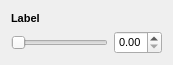
<?xml version="1.0" encoding="UTF-8"?>
<ui version="4.0">
 <class>Form</class>
 <widget class="QWidget" name="Form">
  <property name="geometry">
   <rect>
    <x>0</x>
    <y>0</y>
    <width>173</width>
    <height>65</height>
   </rect>
  </property>
  <property name="windowTitle">
   <string>Form</string>
  </property>
  <layout class="QGridLayout" name="gridLayout">
   <item row="0" column="0">
    <widget class="QLabel" name="label">
     <property name="font">
      <font>
       <pointsize>8</pointsize>
       <bold>true</bold>
      </font>
     </property>
     <property name="text">
      <string>Label</string>
     </property>
    </widget>
   </item>
   <item row="1" column="0">
    <widget class="QSlider" name="slider">
     <property name="font">
      <font>
       <pointsize>8</pointsize>
      </font>
     </property>
     <property name="maximum">
      <number>100</number>
     </property>
     <property name="orientation">
      <enum>Qt::Horizontal</enum>
     </property>
    </widget>
   </item>
   <item row="1" column="1">
    <widget class="QDoubleSpinBox" name="spinbox">
     <property name="font">
      <font>
       <pointsize>8</pointsize>
      </font>
     </property>
     <property name="maximum">
      <double>1.000000000000000</double>
     </property>
     <property name="singleStep">
      <double>0.010000000000000</double>
     </property>
    </widget>
   </item>
  </layout>
 </widget>
 <resources/>
 <connections/>
</ui>
